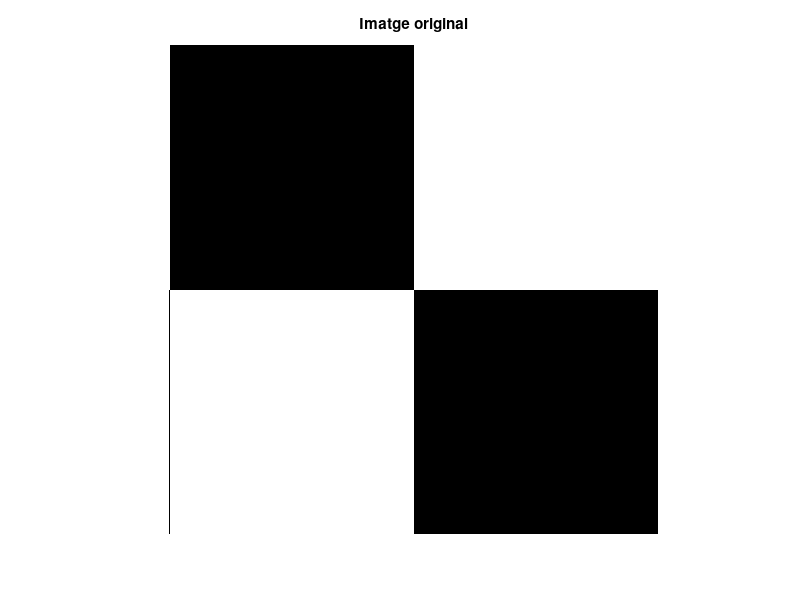

The MATLAB source for this figure: (Note: this script raises an error after producing the figure.)
%% Convolució
kernel = [0, 1, 0; 1, 2, 1; 0, 1, 0]; % kernel senars, han de tenir centre
kernel = kernel/6;

im =ones(256);

im(1:128, 1:128) = 0;
im(129:256, 129:256) = 0;

figure; imshow(im), title('Imatge original'); 

g = convolucio2D(im, kernel);

figure, imshow(g), title('Imatge convolucionada');

function g = convolucio2D(f, k);
    [filas_f, columnas_f] = size(f);
    [filas_k, columnas_k] = size(k);
    
    offset_x = floor(filas_k / 2);
    offset_y = floor(columnas_k / 2);
    
    g = zeros(filas_f, columnas_f);
    
    for i = 1:filas_f
        for j = 1:columnas_f
            suma = 0;
            for kx = 1:filas_k
                for ky = 1:columnas_k
                    x = i - offset_x + kx - 1;
                    y = j - offset_y + ky - 1;
                    if x > 0 && x <= filas_f && y > 0 && y <= columnas_f
                        suma = suma + k(kx, ky) * f(x, y);
                    end
                end
            end
            g(i, j) = suma;
        end
    end
end

%% funció convolució

res=imfilter(im, kernel, "replicate", 'conv');
figure, imshow(res), title('convolució 3x3');

h=ones(31);
h=h/31/31;
res2=imfilter(im,h,"replicate", 'conv');
figure, imshow(res2),title('convolució 31x31');

%% suavitzats

% soroll lineal, filtratge lineal (gauss)
% soroll no lineal, filtratge no lineal (mediana)
kernel_gaussia = fspecial("gaussian",7,2);

im=imread('gull.tif');
figure, imshow(im),title('imatge centrada');

img=imnoise(im, "gaussian");
figure, imshow(img), title('soroll gaussia');
im_suavitzat=imfilter(im,kernel_gaussia, "replicate", 'conv');
figure, imshow(im_suavitzat), title('post kernel gaussia');

im_sp=imnoise(im, 'salt & pepper', 0.2);
figure, imshow(im_sp), title('soroll impulsional');
res_sp=imfilter(im_sp,kernel_gaussia, "replicate", 'conv');
figure, imshow(res_sp), title('filtratge salt & pepper');

resmed=medfilt2(im_sp,[5,5]);
figure, imshow(resmed), title('filtratge mediana');
